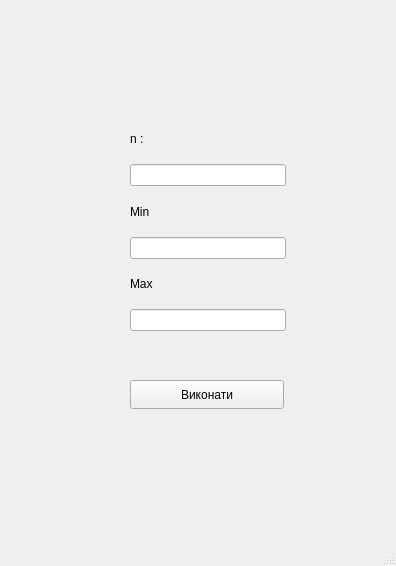
<?xml version="1.0" encoding="UTF-8"?>
<ui version="4.0">
 <class>MainWindow</class>
 <widget class="QMainWindow" name="MainWindow">
  <property name="geometry">
   <rect>
    <x>0</x>
    <y>0</y>
    <width>396</width>
    <height>566</height>
   </rect>
  </property>
  <property name="windowTitle">
   <string>MainWindow</string>
  </property>
  <widget class="QWidget" name="centralwidget">
   <widget class="QPushButton" name="generateButton">
    <property name="geometry">
     <rect>
      <x>130</x>
      <y>380</y>
      <width>154</width>
      <height>29</height>
     </rect>
    </property>
    <property name="text">
     <string>Виконати</string>
    </property>
   </widget>
   <widget class="QWidget" name="layoutWidget">
    <property name="geometry">
     <rect>
      <x>130</x>
      <y>120</y>
      <width>156</width>
      <height>211</height>
     </rect>
    </property>
    <layout class="QVBoxLayout" name="verticalLayout_2">
     <item>
      <widget class="QLabel" name="label">
       <property name="text">
        <string>n :</string>
       </property>
      </widget>
     </item>
     <item>
      <widget class="QLineEdit" name="numberValue"/>
     </item>
     <item>
      <widget class="QLabel" name="label_2">
       <property name="text">
        <string>Min</string>
       </property>
      </widget>
     </item>
     <item>
      <widget class="QLineEdit" name="minValue"/>
     </item>
     <item>
      <widget class="QLabel" name="label_3">
       <property name="text">
        <string>Max</string>
       </property>
      </widget>
     </item>
     <item>
      <widget class="QLineEdit" name="maxValue"/>
     </item>
    </layout>
   </widget>
  </widget>
  <widget class="QMenuBar" name="menubar">
   <property name="geometry">
    <rect>
     <x>0</x>
     <y>0</y>
     <width>396</width>
     <height>26</height>
    </rect>
   </property>
  </widget>
  <widget class="QStatusBar" name="statusbar"/>
 </widget>
 <resources/>
 <connections/>
</ui>
